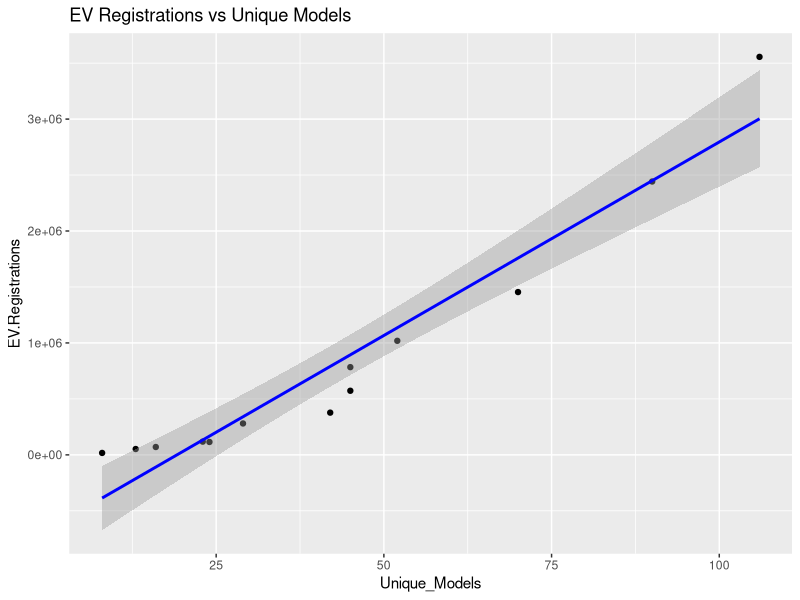
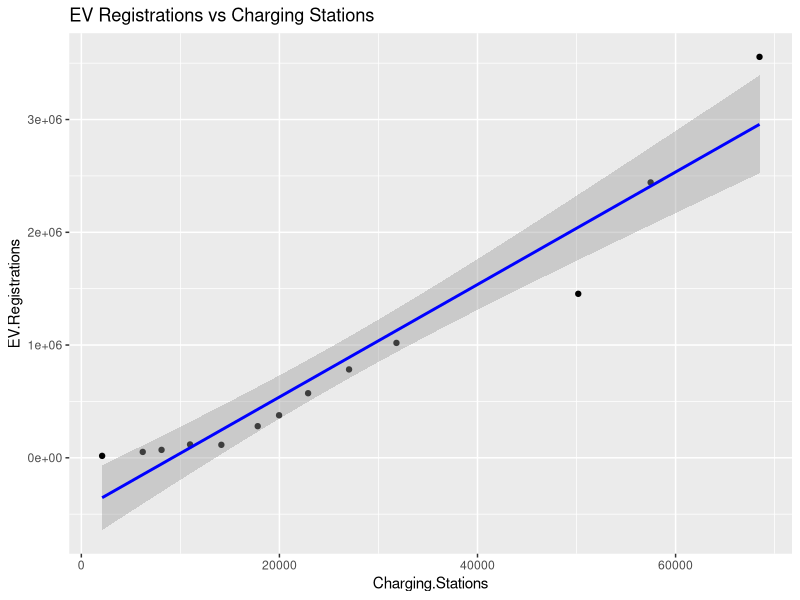
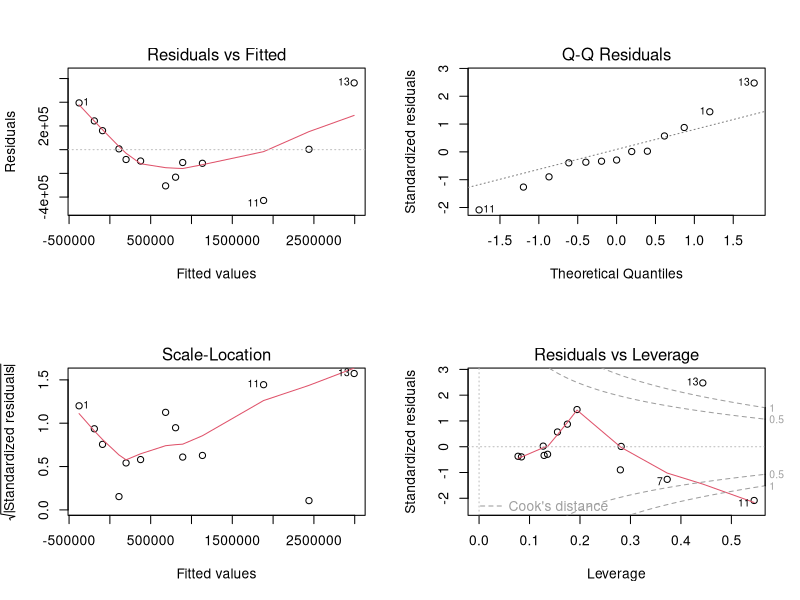

Write R code to recreate these figures, in order.
## ---- chunk 1
 df <- read.csv("Resources/EVRegByYear.csv", header=TRUE, sep =",")
 df
## ---- chunk 2
library(ggplot2)
ggplot(df, aes(x = Unique_Models, y = EV.Registrations)) +
  geom_point() + 
  geom_smooth(method = "lm", col = "blue") +
  labs(title = "EV Registrations vs Unique Models")

ggplot(df, aes(x = Charging.Stations, y = EV.Registrations)) +
  geom_point() + 
  geom_smooth(method = "lm", col = "blue") +
  labs(title = "EV Registrations vs Charging Stations")
## ---- chunk 3
cor(df$Unique_Models, df$Charging.Stations)
## ---- chunk 4
model <- lm(EV.Registrations ~ Unique_Models + Charging.Stations, data = df)
summary(model)
## ---- chunk 5
par(mfrow = c(2, 2))  # Display diagnostic plots
plot(model)
## ---- chunk 6
model_interaction <- lm(EV.Registrations ~ Unique_Models * Charging.Stations, data = df)
summary(model_interaction)
## ---- chunk 7
df$Unique_Models_scaled <- scale(df$Unique_Models)
df$Charging_Stations_scaled <- scale(df$Charging.Stations)
interaction_model_scaled <- lm(EV.Registrations ~ Unique_Models_scaled * Charging_Stations_scaled, data = df)
summary(interaction_model_scaled)
